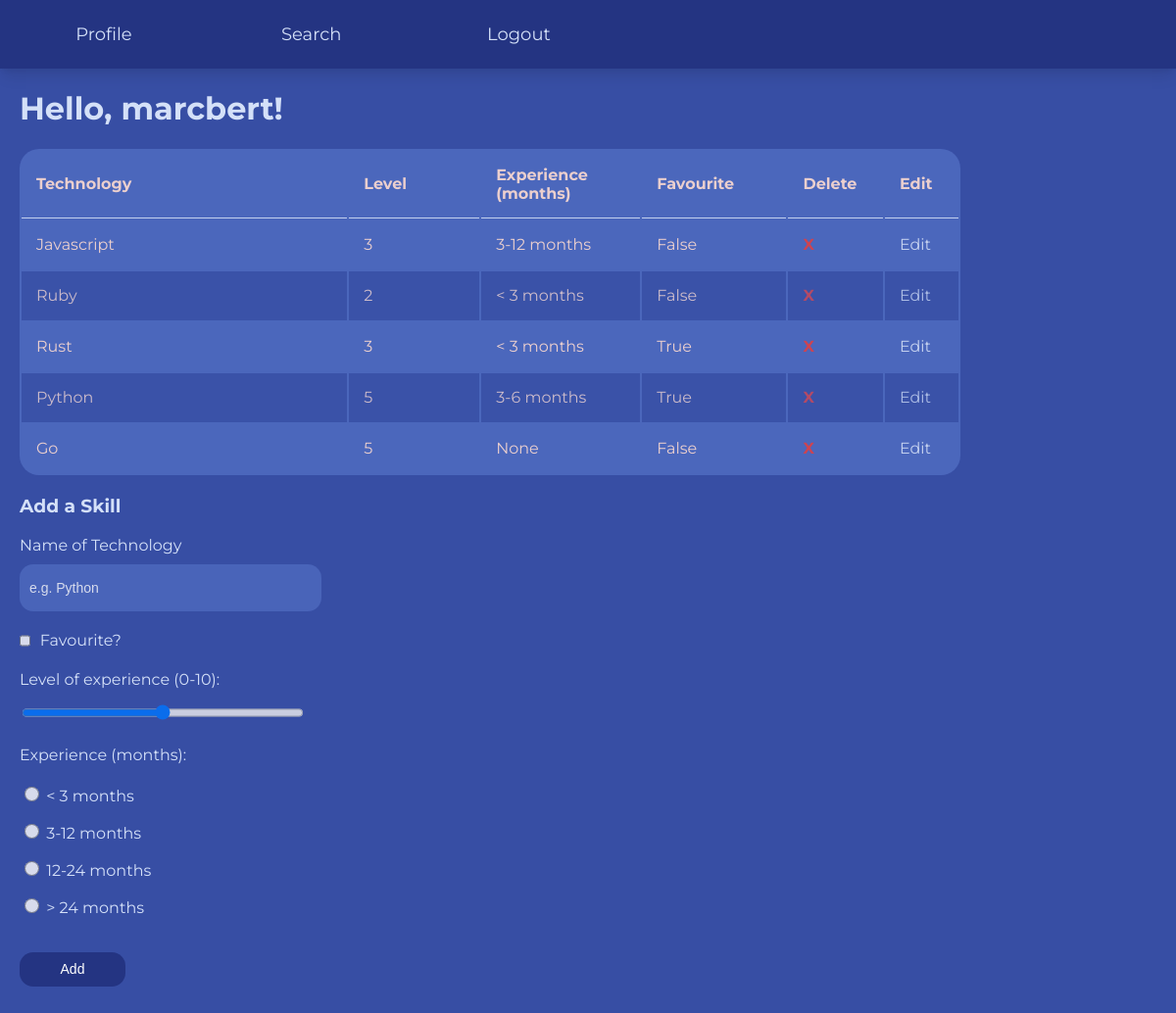
The page / (signed in) on the database its author committed.
### tables this page shows
CREATE TABLE "users" (
	"id"	INTEGER,
	"username"	TEXT,
	"password"	TEXT,
	"team"	TEXT,
	"tenure"	INTEGER,
	"forename"	TEXT,
	"surname"	TEXT,
	PRIMARY KEY("id")
);

CREATE TABLE "levels" (
	"user_id"	INTEGER,
	"technology"	TEXT,
	"level"	INTEGER,
	"experience"	TEXT,
	"favourite"	TEXT
);

### App.py (the view)
@app.route('/', methods=["GET", "POST", "DELETE"])
@login_required
def hello():
    print(session["username"])
    if request.method == "POST":
        if check_for_duplicate(session['user_id'], request.form.get("technology")):
            return redirect('/')
        add_skill(session['user_id'], request.form.get("technology"), request.form.get("level"), request.form.get("experience"), request.form.get("favourite"))
        return redirect('/')
    elif request.method == "DELETE":
        print("deleting skill")
        return redirect('/')
    levels = get_dash(session["user_id"])[0]
    return render_template('index.html', username=session["username"], levels=levels)

### functions.py (called while the page is built)
def login_required(f):
    @wraps(f)
    def decorated_function(*args, **kwargs):
        if session.get("user_id") is None:
            return redirect("/login")
        return f(*args, **kwargs)
    return decorated_function

def get_dash(user_id):
    with sqlite3.connect("database.db") as con:
        cur = con.cursor()
        user_desc = cur.execute(f"SELECT tenure, team FROM users WHERE id = '{user_id}'").fetchall()
        levels = cur.execute(f"SELECT technology, level, experience, favourite FROM levels WHERE user_id = '{user_id}'").fetchall()
        return [levels, user_desc]

### templates/index.html
{% extends "main.html" %}
{% block content %}
  <h1>Hello, {{username}}!</h1>
  <div>
    {% if levels %}
    <table class="search-results">
        <thead>
            <th>Technology</th>
            <th>Level</th>
            <th>Experience (months)</th>
            <th>Favourite</th>
            <th>Delete</th>
            <th>Edit</th>
        </thead>
        <tbody>
            {% for level in levels %}
            <tr>
                <td style="width: 25%">{{level[0]}}</td>
                <td style="width: 10%">{{level[1]}}</td>
                <td style="width: 10%">{{level[2]}}</td>
                <td style="width: 10%">{{level[3]}}</td>
                <td style="width: 3%">
                    <a href="{{ url_for('delete_skill', skill=level[0])}}" class="no-pads row-button">X</a>
                </td>
                <td style="width: 3%">
                  <a href="{{ url_for('update_skill', skill=level[0])}}" class="no-pads">Edit</a>
              </td>
            </tr>
            {% endfor %}
        </tbody>
    </table>
    {% endif %}
    <h3>Add a Skill</h3>
    <form action="/" method="post" class="add-skill-form">
      <div class="bar-fill">
          <label>Name of Technology</label>
          <input class="add-skill-input" autocomplete="off" id="technology" name="technology" placeholder="e.g. Python" type="text" required>
      </div>
      <div class="bar-fill favourite-container">
        <input class="add-skill-input favourite" autocomplete="off" id="favourite" name="favourite" type="checkbox" value="True">
        <label for="favourite" class="inline-label">Favourite?</label>
      </div>
      <div class="bar-fill">
          <label>Level of experience (0-10):</label>
          <input class="no-pads" autocomplete="off" id="level" name="level" placeholder="Level" type="range" min="0" max="10" required>
      </div>
      <div class="bar-fill">
          <label>Experience (months):</label>
        </div>
          <div class="bar-fill">
            <input class="radio-input"type="radio" id="experience" name="experience" value="< 3 months">
            <label for="html">< 3 months</label><br>
            <input class="radio-input"type="radio" id="experience" name="experience" value="3-6 months">
            <label for="html">3-12 months</label><br>
            <input class="radio-input"type="radio" id="experience" name="experience" value="12-24 months">
            <label for="html">12-24 months</label><br>
            <input class="radio-input"type="radio" id="experience" name="experience" value="> 24 months">
            <label for="html">> 24 months</label><br>
          </div>
      <div class="bar-fill">
          <button type="submit" class="button">Add</button>
      </div>
  </form>
  </div>
{% endblock %}

### templates/main.html (shortened to what this page needs)
<!DOCTYPE html>
<html lang="en">
  <head>
    <link href="/static/styles.css" rel="stylesheet">
  </head>
  <body>
    <nav class="header">
    {% if session["user_id"] %}
        <a href="/" class="nav-a">Profile</a>
        <a href="/search" class="nav-a">Search</a>
        <a href="/logout" class="nav-a">Logout</a>
    {% else %}
        <a href="/login" class="nav-a">Login</a>
        <a href="/search" class="nav-a">Search</a>
    {% endif %}
    </nav>
    {% block content %}{% endblock %}
  </body>
</html>

### static/styles.css (style rules this page uses)
body { background: #374ea4; margin: 0; font-family: 'Montserrat', sans-serif; justify-content: center; color: #d4e0f8; }
.header { background: #243482; margin: 0; text-align: center; padding-top: 1.5rem; width: 100%; align-content: center; box-shadow: 0 10px 15px -3px rgba(0, 0, 0, 0.1), 0 4px 6px -2px rgba(0, 0, 0, 0.05); display: grid; grid-template-columns: 3fr 3fr 3fr 8fr; align-content: center; justify-content: center; }
h1, h2, h3 { margin-left: 20px; }
.nav-a { color: #d4e0f8; text-decoration: none; font-size: 18px; display: flex; justify-self: center; align-self: center; padding: 0rem 0rem 1.5rem 0rem; }
a { color: #d4e0f8; text-decoration: none; font-size: 16px; }
form { padding: 5rem 0rem 0rem 0rem; margin: 0rem 20rem 0rem 20rem; height: 200px; display: flex; flex-direction: column; align-items: center; }
.add-skill-form { justify-content: left; margin: 0; width: 30%; height: 750px; padding: 0rem 0rem 0rem 20px; align-items: flex-start; }
.bar-fill { width: 100%; margin-bottom: 20px; }
input { width: 80%; height: 80%; padding: 5px 10px 5px 10px; margin-bottom: 20px; border-radius: 14px; border: none; background-color: #4e6abf; color: #ffffff; opacity: .8; font-size: 16px; }
.add-skill-input { margin-top: 10px; height: 50%; }
.favourite-container { display: flex; align-items: center; }
.favourite { width: 3%; height: 20px; margin: 0; }
input[type="checkbox"] { position:relative; left: 0; outline: none; }
.radio-input { height: 15px; width: 15px; }
.no-pads { padding: 0; }
::placeholder { color: #ffffff; font-size: 14px; }
label { padding: 10px 0 20px 0; }
.inline-label { padding: 0 0 0 10px; }
.button { background-color: #243482; color: white; font-size: 14px; border: none; border-radius: 14px; width: 30%; height: 35px; margin: 0 auto; }
.row-button { height: 0px; margin: 0px; color: rgb(222, 67, 73); font-weight: bold; }
table { width: 80%; margin: 20px; border-radius: 20px; background-color: #4e6abf; opacity: .9; }
td, th { height: 20px; text-align: left; vertical-align: middle; padding: 15px; border: none; color: #ffded3; }
th { border-bottom: 1px solid #d4e0f8; }
td { position: relative; align-items: center; }
tr:nth-child(even) { background-color: #374ea4; opacity: .8; }

### rows shown on the page
users: username "marcbert"
levels: technology "Javascript", level "3", experience "3-12 months", favourite "False"
levels: technology "Ruby", level "2", experience "< 3 months", favourite "False"
levels: technology "Rust", level "3", experience "< 3 months", favourite "True"
levels: technology "Python", level "5", experience "3-6 months", favourite "True"
levels: technology "Go", level "5", experience "None", favourite "False"
